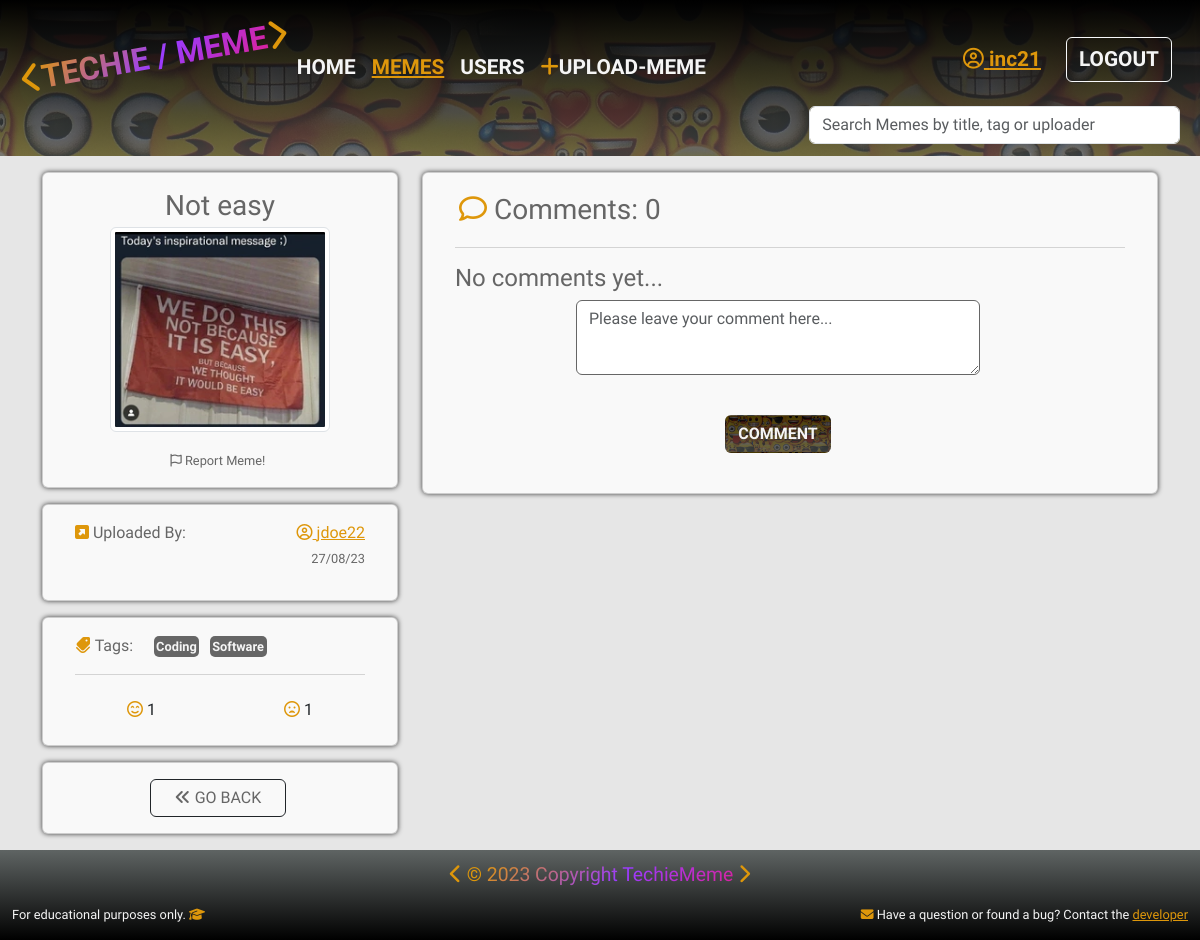
Before: /memes/meme/73c9dded-3cdb-47a6-b60d-db87fc14b659/ (signed in) with the older database file.
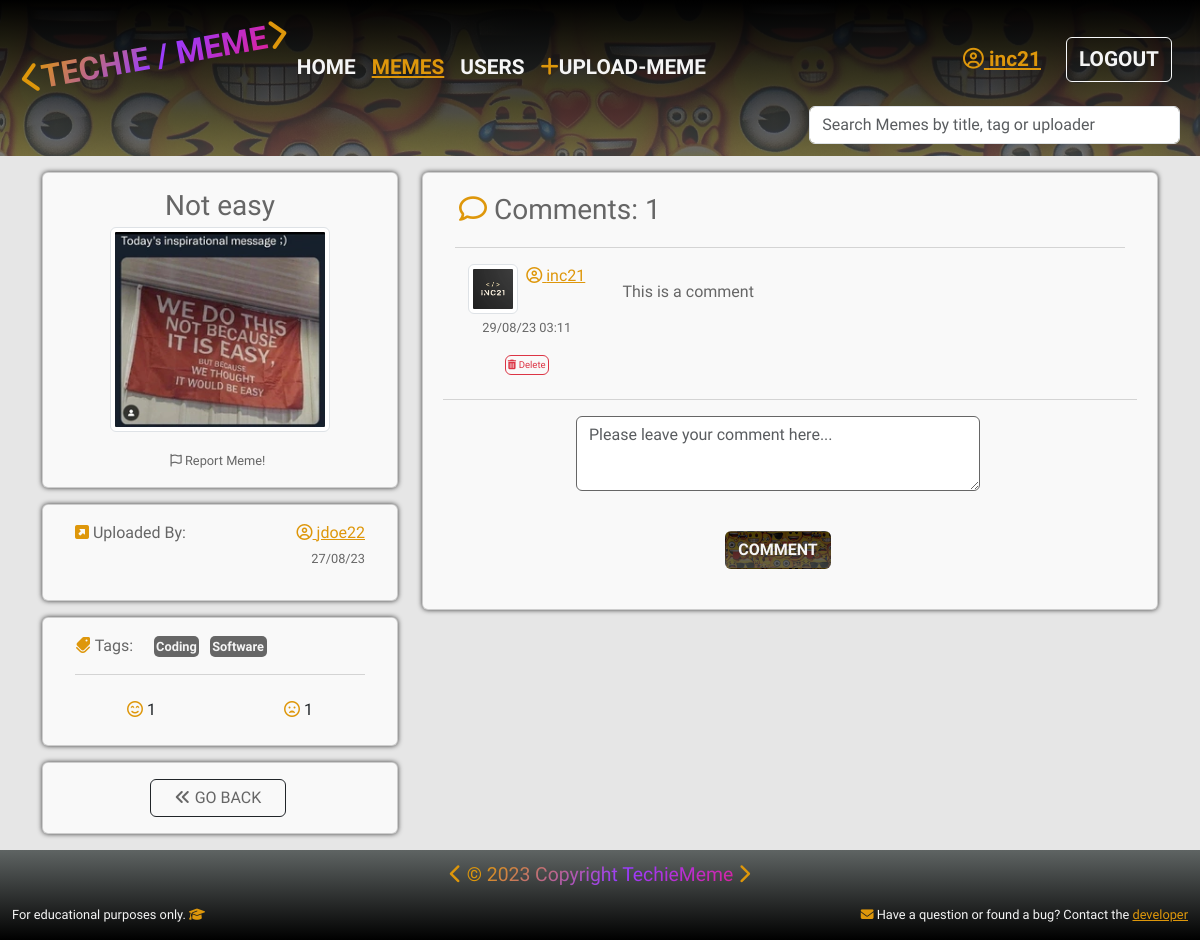
After: the same page with the newer database file.
### memes/models.py (models this page shows, shortened)
class Meme(models.Model):
    uploader = models.ForeignKey(
        UserProfile, on_delete=models.SET_NULL, null=True, blank=True)
    title = models.CharField(max_length=100, null=True, blank=True)
    meme_img = ResizedImageField(size=None, upload_to='memes/',
                                 force_format='Webp', quality=95, null=True,
                                 blank=True, default='memes/default.webp')
    tags = models.ManyToManyField('Tag', blank=True)
    smiley_face = models.ManyToManyField(
        UserProfile, related_name='smiley_face', blank=True)
    sad_face = models.ManyToManyField(
        UserProfile, related_name='sad_face', blank=True)
    created = models.DateTimeField(auto_now_add=True)
    id = models.UUIDField(
        default=uuid.uuid4, unique=True, primary_key=True, editable=False)
    def total_smiley_face(self):
        return self.smiley_face.count()
    def total_sad_face(self):
        return self.sad_face.count()
    @property
    def meme_image_url(self):
        if self.meme_img and hasattr(self.meme_img, 'url'):
            return self.meme_img.url
        else:
            return '/static/images/memes/default.webp'
    class Meta:
        ordering = ['-created']

class Tag(models.Model):
    name = models.CharField(max_length=20)
    created = models.DateTimeField(auto_now_add=True)
    id = models.UUIDField(
        default=uuid.uuid4, unique=True, primary_key=True, editable=False)
    def __str__(self):
        return self.name
    class Meta:
        ordering = ['name']

class Comment(models.Model):
    meme = models.ForeignKey(
        Meme, on_delete=models.CASCADE, related_name='comment')
    user = models.ForeignKey(
        UserProfile, on_delete=models.SET_NULL, null=True, blank=True)
    comment = models.TextField()
    created = models.DateTimeField(auto_now_add=True)
    id = models.UUIDField(
        default=uuid.uuid4, unique=True, primary_key=True, editable=False)
    class Meta:
        ordering = ['-created']

### users/models.py (models this page shows, shortened)
class UserProfile(models.Model):
    user = models.OneToOneField(User, on_delete=models.CASCADE, null=True,
                                blank=True)
    username = models.CharField(max_length=50, null=True, blank=True)
    first_name = models.CharField(max_length=50, null=True, blank=True)
    last_name = models.CharField(max_length=50, null=True, blank=True)
    location = models.CharField(max_length=100, null=True, blank=True)
    email = models.EmailField(max_length=100, null=True, blank=True)
    bio = models.TextField(null=True, blank=True)
    user_img = ResizedImageField(size=None, upload_to='users/',
                                 force_format='Webp', quality=95, null=True,
                                 blank=True, default='users/default_user.webp')
    social_github = models.CharField(max_length=200, null=True, blank=True)
    social_linkedin = models.CharField(max_length=200, null=True, blank=True)
    social_facebook = models.CharField(max_length=200, null=True, blank=True)
    social_youtube = models.CharField(max_length=200, null=True, blank=True)
    social_website = models.CharField(max_length=200, null=True, blank=True)
    created = models.DateTimeField(auto_now_add=True)
    id = models.UUIDField(primary_key=True, default=uuid.uuid4, editable=False)
    @property
    def user_image_url(self):
        if self.user_img and hasattr(self.user_img, 'url'):
            return self.user_img.url
        else:
            return '/static/images/users/default_user.webp'
    class Meta:
        ordering = ['-created']

### memes/views.py (the view, shortened to what this page needs)
# urls.py: path('meme/<str:pk>/', views.meme, name='meme'),
def meme(request, pk):
    memes, search_form = searchMeme(request)
    memeObj = Meme.objects.get(id=pk)
    tags = memeObj.tags.all()
    form = CommentForm()
    context = {
        "meme": memeObj,
        "tags": tags,
        "memes": memes,
        "search_form": search_form,
        "form": form,
        }
    return render(request, "memes/single-meme.html", context)

### memes/templates/memes/single-meme.html (shortened to what this page needs)
{% extends 'main.html' %}
{% load static %}
{% block content %}
{% load crispy_forms_tags %}
<main>
    <div class="container">
        <div class="row d-flex justify-content-center">
            <div class="col-10 col-md-5 col-lg-4 mb-3">
                <div class="card big-card mt-3">
                    <div class="card-body">
                        <div class="d-flex flex-column align-items-center">
                            <h3 class="card-title mb-1">{{ meme.title }}</h3>
                            <img src=" {{ meme.meme_image_url }}" alt="Meme image" class="card-img-top rounded-2 img-thumbnail img-small"/>
							{% if request.user.is_authenticated %}
							<div class="row-col-1 d-flex justify-content-end">
								<a role="button" class="btn report text-end p-0 pe-1" href="{% url 'report-meme' meme.id %}?next={{ request.path }}"><i class="fa-regular fa-flag"></i> Report Meme!</a>
							</div>
							{% else %}
							<div class="row-col-1 d-flex justify-content-end">
								<a role="button" class="btn report text-end p-0 pe-1" href="{% url 'account_login' %}?next={{request.path}}"><i class="fa-regular fa-flag"></i> Please <span class="active-link">login</span> to report Meme!</a>
							</div>
							{% endif %}
                        </div>
                    </div>
                </div>
                <div class="card big-card mt-3">
                    <div class="card-body">
                        <div class="row ">
                            <div class="col-12 col-md-6 d-flex justify-content-md-start">
                                <div class="col-2 text-nowrap mb-2"><i class="fa-solid fa-square-up-right yellow"></i> Uploaded By:</div>
                            </div>
                            <div class="col-12 col-md-6">
                                <div class="row">
                                    <div class="col d-flex justify-content-md-end">
                                        <p class="card-text"><a href="{% url 'single_user' meme.uploader.id %}" class="card-link yellow"><i class="fa-regular fa-circle-user"></i> {{ meme.uploader.username }}</a></p>
                                    </div>
                                </div>
                                <div class="row">
                                    <div class="col d-flex justify-content-md-end">
                                        <p class="report mt-1">{{ meme.created|date:"d/m/y" }}</p>
                                    </div>
                                </div>
                            </div>
                        </div>
                    </div>
                </div>
                <div class="card big-card mt-3">
                    <div class="card-body">
                        <div class="row">
                            <div class="col-3 text-nowrap"><i class="fa-solid fa-tags fa-rotate-90 yellow"></i> Tags:</div>
                            <div class="col-9">
                                {% for tag in meme.tags.all %}
                                <span class="tag text-nowrap">{{tag}}</span>
                                {% endfor %}
                            </div>
                        </div>
                        <hr>
                        <div class="row d-flex justify-content-around">
                            <a class="col-4 btn btn" href="{% url 'smiley-face' meme.id %}"><i class="fa-regular fa-face-smile-beam yellow"></i>&nbsp;{{ meme.total_smiley_face }}</a>
                            <a class="col-4 btn btn" href="{% url 'sad-face' meme.id %}"><i class="fa-regular fa-face-frown-open yellow"></i>&nbsp;{{ meme.total_sad_face }}</a>
                        </div>
                    </div>
                </div>
                <div class="card big-card mt-3">
                    <div class="card-body">
                        <div class="row-col-1 d-flex justify-content-center">
                            <a type="button" class="btn btn-outline-dark ps-4 pe-4 mt-0 me-1 text-nowrap gray" href="{{request.META.HTTP_REFERER}}"><i class="fa-solid fa-angles-left"></i> GO BACK</a>
                        </div>
                    </div>
                </div>
            </div>
            <div class="col-10 col-md-7 col-lg-8 mt-md-3">
                <div class="card big-card mb-3">
                    <div class="card-body">
                        <div class="row">
                            <h3 class="m-1"><i class="fa-regular fa-comment yellow"></i> Comments:&nbsp;{{ meme.comment.all.count }}</h3>
                        </div>
                        <hr>
                        <div class="row">
                            {% if request.user.is_authenticated %}
                                {% if not meme.comment.all %}
                                    <h4>No comments yet...</h4>
                                {% else %}
                                    {% for comment in meme.comment.all %}
                                        <div class="row">
                                            <div class="col-md-12 col-lg-3">
                                                <div class="row">
                                                    <div class="col-12 d-flex justify-content-center">
                                                        <img class="img-thumbnail me-2 commentator-img" src="{{ comment.user.user_image_url }}" alt="Commentator image">
                                                        <p class="card-text text-nowrap"><a href="{% url 'single_user' comment.user.id %}" class="card-link yellow"><i class="fa-regular fa-circle-user"></i> {{ comment.user.username }}</a></p>
                                                    </div>
                                                </div>
                                                <div class="row">
                                                    <div class="col-12 d-flex justify-content-center">
                                                        <p class="report mt-1">{{ comment.created|date:"d/m/y H:i" }}</p>
                                                    </div>
                                                </div>
                                                <div class="row">
                                                    <div class="col-12 p-0 d-flex justify-content-center">
                                                        {% if request.user.is_authenticated and comment.user.username == request.user.username %}
                                                        <a class="btn btn-xs btn-outline-danger mb-4 text-nowrap" href="{% url 'delete-comment' comment.id %}"><i class="fa-solid fa-trash-can"></i> Delete</a>
                                                        {% endif %}
                                                    </div>
                                                </div>
                                            </div>
                                            <div class="col-md-12 col-lg-9">
                                                <p class="card-text">{{ comment.comment|linebreaks }}</p>
                                            </div>
                                        </div>
                                    <hr>
                                    {% endfor %}
                                {% endif %}
                                <div class="row">
                                    <form action="" method="POST">
                                        <div class="col-12">
                                            <div class="row">
                                                <div class="col d-flex justify-content-center">
                                                    {{ form|crispy }}
                                                </div>
                                            </div>
                                            <div class="row">
                                                <div class="col d-flex justify-content-center">
                                                    <button role="button" type="submit" value="COMMENT" href="{% url 'meme' meme.id %}" class="btn auth-btn mt-4 mb-4 hover">COMMENT</button>
                                                </div>
                                            </div>
                                        </div>
                                    </form>
                                </div>
                            {% else %}
                            <h4>Please <a class="active-link" href="{% url 'account_login' %}?next={{request.path}}">login</a> to leave a comment...</h4>
                            {% endif %}
                        </div>
                    </div>
                </div>
            </div>
        </div>
     </div>
</main>
{% endblock content %}

### templates/header.html (shortened to what this page needs)
{% load static %}
<header class="p-2 ">
    <nav class="navbar navbar-expand-lg text-nowrap" aria-label="Fifth navbar example">
        <div class="container-fluid">
            <a href="{% url 'home_page' %}" class="d-flex align-items-center mb-2 mb-lg-0 text-white text-decoration-none">
                <div class="img-fluid logo-image"><i class="fa-solid fa-chevron-left yellow"></i><span class="logo-text">TECHIE / MEME</span><i class="fa-solid fa-chevron-right yellow"></i></div>
            </a>
            <div class="collapse navbar-collapse " id="navbarsExample05">
                <ul class="navbar-nav me-auto mb-2 mb-lg-0">
                <li class="nav-item">
                    <a class="{% if request.resolver_match.url_name == 'home_page' %}active-link{% endif %} navbar-item nav-link hover" aria-current="page" href="{% url 'home_page' %}">HOME</a>
                </li>
                <li class="nav-item">
                    <a class="{% if request.resolver_match.url_name == 'memes' or request.resolver_match.url_name == 'meme'  %}active-link{% endif %} navbar-item nav-link hover" href="{% url 'memes' %}">MEMES</a>
                </li>
                <li class="nav-item">
                    <a class="{% if request.resolver_match.url_name == 'user_profiles' or request.resolver_match.url_name == 'single_user' %}active-link{% endif %} nav-link navbar-item hover" href="{% url 'user_profiles' %}">USERS</a>
                </li>
                <li class="nav-item">
                    <a class=" nav-link navbar-item hover" href="{% url 'upload_meme' %}"><i class="fa-solid fa-plus yellow"></i>UPLOAD-MEME</a>
                </li>
                </ul>
                <div class="text-end mb-3">
                    {% if request.user.is_authenticated %}
                        <div class="loggedin btn me-2 navbar-item">
                            <a class="yellow" href="{% url 'single_user' request.user.userprofile.id %}"><i class="fa-regular fa-circle-user"></i> {{ request.user.username}}</a>
                        </div>
                        <a href="{% url 'account_logout' %}" type="button" class="btn btn-outline-light me-2 hover navbar-item">LOGOUT</a>
                        {% else %}
                        <a href="{% url 'account_login' %}?next={{request.path}}" type="button" class="btn btn-outline-light me-2 hover navbar-item">LOGIN</a>
                        <a href="{% url 'account_signup' %}" type="button" class="btn btn-outline-light me-2 hover navbar-item">SIGN-UP</a>
                    {% endif %}
                </div>
            </div>
        </div>
    </nav>
    <div class="container-fluid">
        <div class="row justify-content-center justify-content-md-end">
            <form class="col-10 col-md-6 col-lg-4 mb-1" role="search" action="{% url 'memes' %}" method="get">
                <input id="search_form" type="search" class="form-control" value="{{search_form}}" placeholder="Search Memes by title, tag or uploader" name="search_form" aria-label="Search">
            </form>
        </div>
</header>

Changed rows visible on the page:
computed for Meme "Not easy": comment.all.count "0" → "1"
added Comment: user.user_image_url (picture), user.username "inc21", created "29/08/23 03:11", shows "Delete", comment "This is a comment"
Other visible differences:
text no longer shown: "No comments yet..."
